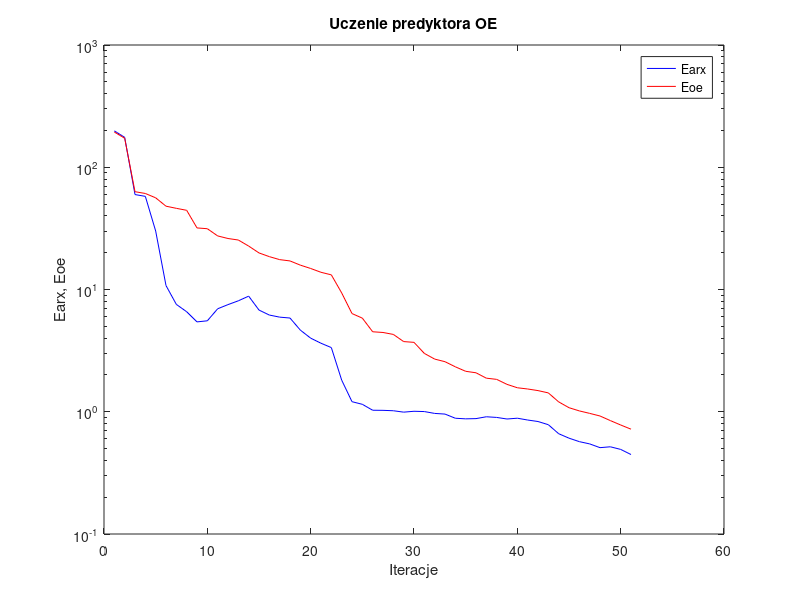
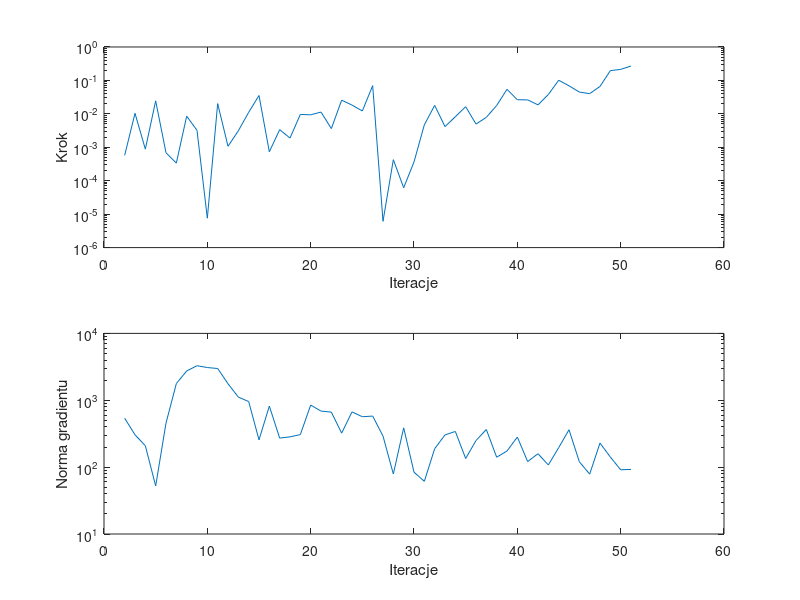

Write MATLAB code to recreate these figures, in order.
%uczenie predyktora oe
clear all;
n=0; farx(n+1)=1.984308e+002; foe(n+1)=1.941406e+002; wspucz(n+1)=0.000000e+000; ng(n+1)=0.000000e+000;
%odnowa zmiennej metryki
n=1; farx(n+1)=1.756602e+002; foe(n+1)=1.726556e+002; krok(n+1)=5.734420e-004; ng(n+1)=5.386992e+002;
n=2; farx(n+1)=5.978391e+001; foe(n+1)=6.310341e+001; krok(n+1)=1.038769e-002; ng(n+1)=3.046462e+002;
n=3; farx(n+1)=5.779948e+001; foe(n+1)=6.101852e+001; krok(n+1)=8.790130e-004; ng(n+1)=2.086986e+002;
n=4; farx(n+1)=3.008908e+001; foe(n+1)=5.623507e+001; krok(n+1)=2.447549e-002; ng(n+1)=5.230058e+001;
n=5; farx(n+1)=1.077185e+001; foe(n+1)=4.802879e+001; krok(n+1)=6.856719e-004; ng(n+1)=4.555403e+002;
n=6; farx(n+1)=7.554671e+000; foe(n+1)=4.613110e+001; krok(n+1)=3.369218e-004; ng(n+1)=1.774983e+003;
n=7; farx(n+1)=6.577886e+000; foe(n+1)=4.444293e+001; krok(n+1)=8.518466e-003; ng(n+1)=2.740040e+003;
n=8; farx(n+1)=5.433367e+000; foe(n+1)=3.189223e+001; krok(n+1)=3.215773e-003; ng(n+1)=3.285163e+003;
n=9; farx(n+1)=5.545974e+000; foe(n+1)=3.142470e+001; krok(n+1)=7.581373e-006; ng(n+1)=3.085024e+003;
n=10; farx(n+1)=6.955516e+000; foe(n+1)=2.743395e+001; krok(n+1)=2.025137e-002; ng(n+1)=2.984876e+003;
n=11; farx(n+1)=7.523330e+000; foe(n+1)=2.612989e+001; krok(n+1)=1.072587e-003; ng(n+1)=1.765127e+003;
n=12; farx(n+1)=8.081952e+000; foe(n+1)=2.539855e+001; krok(n+1)=3.113587e-003; ng(n+1)=1.114022e+003;
n=13; farx(n+1)=8.823627e+000; foe(n+1)=2.265818e+001; krok(n+1)=1.109636e-002; ng(n+1)=9.576577e+002;
n=14; farx(n+1)=6.788312e+000; foe(n+1)=1.991439e+001; krok(n+1)=3.535818e-002; ng(n+1)=2.556870e+002;
n=15; farx(n+1)=6.181020e+000; foe(n+1)=1.856993e+001; krok(n+1)=7.307512e-004; ng(n+1)=8.189746e+002;
n=16; farx(n+1)=5.942521e+000; foe(n+1)=1.755363e+001; krok(n+1)=3.367365e-003; ng(n+1)=2.719190e+002;
n=17; farx(n+1)=5.843400e+000; foe(n+1)=1.712794e+001; krok(n+1)=1.889294e-003; ng(n+1)=2.835206e+002;
n=18; farx(n+1)=4.654144e+000; foe(n+1)=1.582505e+001; krok(n+1)=9.602589e-003; ng(n+1)=3.067039e+002;
n=19; farx(n+1)=3.999986e+000; foe(n+1)=1.485935e+001; krok(n+1)=9.358895e-003; ng(n+1)=8.470591e+002;
n=20; farx(n+1)=3.634207e+000; foe(n+1)=1.382905e+001; krok(n+1)=1.131031e-002; ng(n+1)=6.892720e+002;
n=21; farx(n+1)=3.348639e+000; foe(n+1)=1.317572e+001; krok(n+1)=3.625910e-003; ng(n+1)=6.646917e+002;
n=22; farx(n+1)=1.815210e+000; foe(n+1)=9.379746e+000; krok(n+1)=2.565544e-002; ng(n+1)=3.225235e+002;
n=23; farx(n+1)=1.208686e+000; foe(n+1)=6.356356e+000; krok(n+1)=1.829287e-002; ng(n+1)=6.700599e+002;
n=24; farx(n+1)=1.150387e+000; foe(n+1)=5.831570e+000; krok(n+1)=1.219985e-002; ng(n+1)=5.672389e+002;
n=25; farx(n+1)=1.028922e+000; foe(n+1)=4.511204e+000; krok(n+1)=6.964181e-002; ng(n+1)=5.802996e+002;
%odnowa zmiennej metryki
n=26; farx(n+1)=1.026929e+000; foe(n+1)=4.451186e+000; krok(n+1)=6.123844e-006; ng(n+1)=2.915062e+002;
n=27; farx(n+1)=1.019292e+000; foe(n+1)=4.291303e+000; krok(n+1)=4.261938e-004; ng(n+1)=7.898337e+001;
n=28; farx(n+1)=9.927018e-001; foe(n+1)=3.749512e+000; krok(n+1)=6.158863e-005; ng(n+1)=3.868703e+002;
n=29; farx(n+1)=1.009088e+000; foe(n+1)=3.695657e+000; krok(n+1)=3.643472e-004; ng(n+1)=8.406245e+001;
n=30; farx(n+1)=1.003579e+000; foe(n+1)=3.001205e+000; krok(n+1)=4.689265e-003; ng(n+1)=6.138125e+001;
n=31; farx(n+1)=9.691445e-001; foe(n+1)=2.696872e+000; krok(n+1)=1.791379e-002; ng(n+1)=1.884899e+002;
n=32; farx(n+1)=9.571603e-001; foe(n+1)=2.566951e+000; krok(n+1)=4.150488e-003; ng(n+1)=3.032203e+002;
n=33; farx(n+1)=8.848614e-001; foe(n+1)=2.331427e+000; krok(n+1)=8.202462e-003; ng(n+1)=3.415106e+002;
n=34; farx(n+1)=8.749887e-001; foe(n+1)=2.142605e+000; krok(n+1)=1.638666e-002; ng(n+1)=1.345590e+002;
n=35; farx(n+1)=8.787807e-001; foe(n+1)=2.083319e+000; krok(n+1)=4.952046e-003; ng(n+1)=2.499226e+002;
n=36; farx(n+1)=9.099159e-001; foe(n+1)=1.882207e+000; krok(n+1)=7.860345e-003; ng(n+1)=3.653718e+002;
n=37; farx(n+1)=8.986664e-001; foe(n+1)=1.840307e+000; krok(n+1)=1.779884e-002; ng(n+1)=1.407161e+002;
n=38; farx(n+1)=8.723098e-001; foe(n+1)=1.675007e+000; krok(n+1)=5.405940e-002; ng(n+1)=1.742670e+002;
n=39; farx(n+1)=8.855839e-001; foe(n+1)=1.571356e+000; krok(n+1)=2.643052e-002; ng(n+1)=2.814658e+002;
n=40; farx(n+1)=8.557101e-001; foe(n+1)=1.535286e+000; krok(n+1)=2.618049e-002; ng(n+1)=1.210688e+002;
n=41; farx(n+1)=8.321278e-001; foe(n+1)=1.489578e+000; krok(n+1)=1.859267e-002; ng(n+1)=1.589116e+002;
n=42; farx(n+1)=7.835593e-001; foe(n+1)=1.426247e+000; krok(n+1)=3.781898e-002; ng(n+1)=1.076657e+002;
n=43; farx(n+1)=6.613298e-001; foe(n+1)=1.204358e+000; krok(n+1)=1.011122e-001; ng(n+1)=1.954729e+002;
n=44; farx(n+1)=6.080657e-001; foe(n+1)=1.079320e+000; krok(n+1)=6.900644e-002; ng(n+1)=3.623608e+002;
n=45; farx(n+1)=5.694998e-001; foe(n+1)=1.016047e+000; krok(n+1)=4.486711e-002; ng(n+1)=1.204846e+002;
n=46; farx(n+1)=5.458427e-001; foe(n+1)=9.700055e-001; krok(n+1)=4.017797e-002; ng(n+1)=7.853054e+001;
n=47; farx(n+1)=5.085190e-001; foe(n+1)=9.232423e-001; krok(n+1)=6.601690e-002; ng(n+1)=2.292522e+002;
n=48; farx(n+1)=5.169290e-001; foe(n+1)=8.467418e-001; krok(n+1)=1.961845e-001; ng(n+1)=1.415766e+002;
n=49; farx(n+1)=4.920808e-001; foe(n+1)=7.793083e-001; krok(n+1)=2.137961e-001; ng(n+1)=9.131035e+001;
n=50; farx(n+1)=4.467706e-001; foe(n+1)=7.202972e-001; krok(n+1)=2.688700e-001; ng(n+1)=9.252084e+001;

figure; semilogy(farx,'b'); hold on; semilogy(foe,'r'); xlabel('Iteracje'); ylabel('Earx, Eoe'); legend('Earx','Eoe'); title('Uczenie predyktora OE');
figure; subplot(2,1,1); semilogy(krok); xlabel('Iteracje'); ylabel('Krok');
subplot(2,1,2); semilogy(ng); xlabel('Iteracje'); ylabel('Norma gradientu');
Earx=farx(n+1)
Eoe=foe(n+1)
